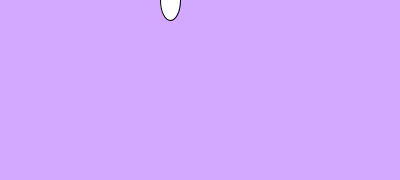
Frame 1 (no input)
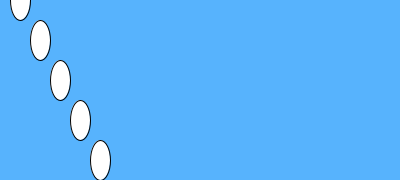
Frame 60 (the mouse pressed at the canvas centre just before this capture)
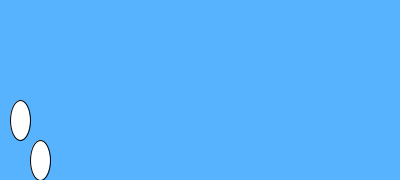
Frame 120 (the mouse held since frame 60 and released just before this capture)

The Processing sketch that drew these frames (run headless with seeded random() and noise(); from frame 60 on, the mouse is pressed at the canvas centre):

// Processing sketch: processing_11478
// ── processing_11478.pde

//contador aumenta en 1 cada loop
int counter = 400;
//determina cuatos niveles mas abajo deberan contarse antes de dibujar el otro rect
int repeat = 5;
//posicion x de rect
int x = 150;
//posicion y de rect
int y = 200;
//ancho de rect
int rectWidth = 20;
//alto de rect
int rectHeight = 40;
 
 
void setup(){
 size(400, 180);
background(211,168,255);
frameRate(50);
}
 
void draw(){
  //usa modulo para crear un loop repetitivo de numeros
  //cambia repetir para hacer mas filas de rects
  int multNumber = modulo(counter, repeat);
  moveRect(multNumber);
  //dibuja rect
  ellipse(x, y, rectWidth, rectHeight);
  //resetea si la linea se queda en el ancho de la pantalla
    if (x > width){
    resetValues();
  }
  increaseCounter();
}
 
//funcion que devuelve el modulo de dos numeros
int modulo(int ctr, int _repeat){
 int m = ctr % _repeat;
 return m;
}
 
//mueve el rect a la prox posicion
void moveRect(int multNumber){
   //coloca el siguiente rect justo abajo del ultimo
  y = rectHeight * multNumber;
    //mueve el siguiente rect a la derecha del ultimo rect
  x += rectWidth;
}
 
void increaseCounter(){
   //aumenta contador. Este puede aumentar lo que quiera, y
  //modulo siempre sera un ciclo arriba para repetir el valor
  counter ++;
}
 
void resetValues(){
   background(87,179,253);
   x = 0;
   y = 3;
}
